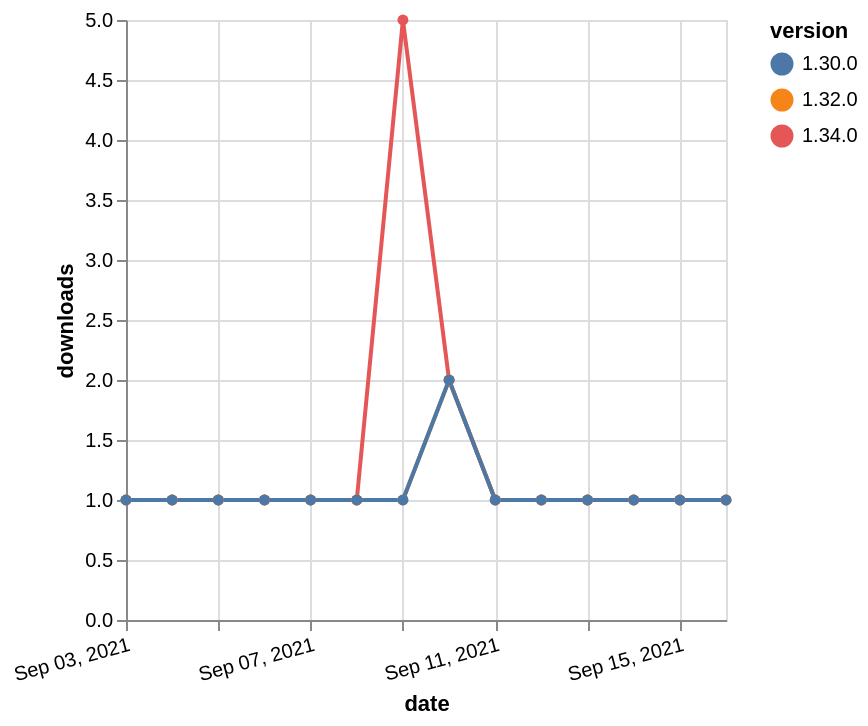

Specify this chart in Vega-Lite:
### Vega-Lite specification from a JSON file in a GitHub repository (floating-point values rounded to 4 significant figures)
{"$schema": "https://vega.github.io/schema/vega-lite/v5.json", "description": "A simple bar chart with embedded data.", "data": {"values": [{"date": "2021-09-03", "total": 171, "delta": 1, "version": "1.34.0"}, {"date": "2021-09-04", "total": 172, "delta": 1, "version": "1.34.0"}, {"date": "2021-09-05", "total": 173, "delta": 1, "version": "1.34.0"}, {"date": "2021-09-06", "total": 174, "delta": 1, "version": "1.34.0"}, {"date": "2021-09-07", "total": 175, "delta": 1, "version": "1.34.0"}, {"date": "2021-09-08", "total": 176, "delta": 1, "version": "1.34.0"}, {"date": "2021-09-09", "total": 181, "delta": 5, "version": "1.34.0"}, {"date": "2021-09-10", "total": 183, "delta": 2, "version": "1.34.0"}, {"date": "2021-09-11", "total": 184, "delta": 1, "version": "1.34.0"}, {"date": "2021-09-12", "total": 185, "delta": 1, "version": "1.34.0"}, {"date": "2021-09-13", "total": 186, "delta": 1, "version": "1.34.0"}, {"date": "2021-09-14", "total": 187, "delta": 1, "version": "1.34.0"}, {"date": "2021-09-15", "total": 188, "delta": 1, "version": "1.34.0"}, {"date": "2021-09-16", "total": 189, "delta": 1, "version": "1.34.0"}, {"date": "2021-09-03", "total": 186, "delta": 1, "version": "1.32.0"}, {"date": "2021-09-04", "total": 187, "delta": 1, "version": "1.32.0"}, {"date": "2021-09-05", "total": 188, "delta": 1, "version": "1.32.0"}, {"date": "2021-09-06", "total": 189, "delta": 1, "version": "1.32.0"}, {"date": "2021-09-07", "total": 190, "delta": 1, "version": "1.32.0"}, {"date": "2021-09-08", "total": 191, "delta": 1, "version": "1.32.0"}, {"date": "2021-09-09", "total": 192, "delta": 1, "version": "1.32.0"}, {"date": "2021-09-10", "total": 194, "delta": 2, "version": "1.32.0"}, {"date": "2021-09-11", "total": 195, "delta": 1, "version": "1.32.0"}, {"date": "2021-09-12", "total": 196, "delta": 1, "version": "1.32.0"}, {"date": "2021-09-13", "total": 197, "delta": 1, "version": "1.32.0"}, {"date": "2021-09-14", "total": 198, "delta": 1, "version": "1.32.0"}, {"date": "2021-09-15", "total": 199, "delta": 1, "version": "1.32.0"}, {"date": "2021-09-16", "total": 200, "delta": 1, "version": "1.32.0"}, {"date": "2021-09-03", "total": 230, "delta": 1, "version": "1.30.0"}, {"date": "2021-09-04", "total": 231, "delta": 1, "version": "1.30.0"}, {"date": "2021-09-05", "total": 232, "delta": 1, "version": "1.30.0"}, {"date": "2021-09-06", "total": 233, "delta": 1, "version": "1.30.0"}, {"date": "2021-09-07", "total": 234, "delta": 1, "version": "1.30.0"}, {"date": "2021-09-08", "total": 235, "delta": 1, "version": "1.30.0"}, {"date": "2021-09-09", "total": 236, "delta": 1, "version": "1.30.0"}, {"date": "2021-09-10", "total": 238, "delta": 2, "version": "1.30.0"}, {"date": "2021-09-11", "total": 239, "delta": 1, "version": "1.30.0"}, {"date": "2021-09-12", "total": 240, "delta": 1, "version": "1.30.0"}, {"date": "2021-09-13", "total": 241, "delta": 1, "version": "1.30.0"}, {"date": "2021-09-14", "total": 242, "delta": 1, "version": "1.30.0"}, {"date": "2021-09-15", "total": 243, "delta": 1, "version": "1.30.0"}, {"date": "2021-09-16", "total": 244, "delta": 1, "version": "1.30.0"}]}, "width": "container", "mark": {"type": "line", "point": {"filled": true}}, "encoding": {"x": {"field": "date", "type": "temporal", "timeUnit": "yearmonthdate", "title": "date", "axis": {"labelAngle": -15}}, "y": {"field": "delta", "type": "quantitative", "title": "downloads"}, "color": {"field": "version", "type": "nominal"}, "tooltip": {"field": "delta"}}}
